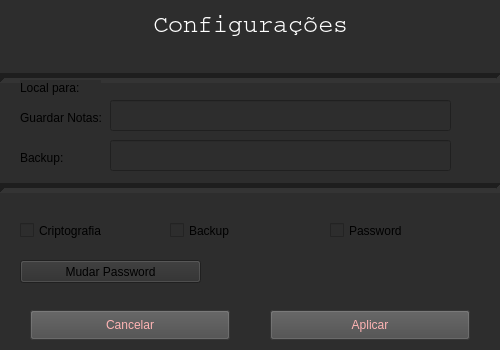
<?xml version="1.0" encoding="UTF-8"?>
<ui version="4.0">
 <class>MainWindow</class>
 <widget class="QMainWindow" name="MainWindow">
  <property name="geometry">
   <rect>
    <x>0</x>
    <y>0</y>
    <width>500</width>
    <height>350</height>
   </rect>
  </property>
  <property name="minimumSize">
   <size>
    <width>500</width>
    <height>350</height>
   </size>
  </property>
  <property name="maximumSize">
   <size>
    <width>500</width>
    <height>350</height>
   </size>
  </property>
  <property name="windowTitle">
   <string>MainWindow</string>
  </property>
  <property name="styleSheet">
   <string notr="true">background-color: rgb(45, 45, 45);</string>
  </property>
  <widget class="QWidget" name="centralwidget">
   <widget class="QLabel" name="label">
    <property name="geometry">
     <rect>
      <x>10</x>
      <y>10</y>
      <width>481</width>
      <height>31</height>
     </rect>
    </property>
    <property name="font">
     <font>
      <family>Courier</family>
      <pointsize>19</pointsize>
     </font>
    </property>
    <property name="styleSheet">
     <string notr="true">
color: rgb(255, 255, 255);</string>
    </property>
    <property name="text">
     <string>Configurações</string>
    </property>
    <property name="textFormat">
     <enum>Qt::RichText</enum>
    </property>
    <property name="alignment">
     <set>Qt::AlignHCenter|Qt::AlignTop</set>
    </property>
   </widget>
   <widget class="QPushButton" name="aplicar">
    <property name="geometry">
     <rect>
      <x>270</x>
      <y>310</y>
      <width>200</width>
      <height>30</height>
     </rect>
    </property>
    <property name="styleSheet">
     <string notr="true">color: rgb(255, 180, 180);
background-color: rgb(75, 75, 75);</string>
    </property>
    <property name="text">
     <string>Aplicar</string>
    </property>
   </widget>
   <widget class="QLabel" name="label_3">
    <property name="geometry">
     <rect>
      <x>20</x>
      <y>110</y>
      <width>81</width>
      <height>16</height>
     </rect>
    </property>
    <property name="text">
     <string>Guardar Notas:</string>
    </property>
   </widget>
   <widget class="QLabel" name="label_4">
    <property name="geometry">
     <rect>
      <x>20</x>
      <y>150</y>
      <width>51</width>
      <height>16</height>
     </rect>
    </property>
    <property name="text">
     <string>Backup:</string>
    </property>
   </widget>
   <widget class="QLineEdit" name="local_guardar_notas">
    <property name="geometry">
     <rect>
      <x>110</x>
      <y>100</y>
      <width>341</width>
      <height>31</height>
     </rect>
    </property>
    <property name="text">
     <string/>
    </property>
   </widget>
   <widget class="QLineEdit" name="local_backup">
    <property name="geometry">
     <rect>
      <x>110</x>
      <y>140</y>
      <width>341</width>
      <height>31</height>
     </rect>
    </property>
    <property name="text">
     <string/>
    </property>
   </widget>
   <widget class="Line" name="line">
    <property name="geometry">
     <rect>
      <x>0</x>
      <y>70</y>
      <width>501</width>
      <height>16</height>
     </rect>
    </property>
    <property name="lineWidth">
     <number>5</number>
    </property>
    <property name="orientation">
     <enum>Qt::Horizontal</enum>
    </property>
   </widget>
   <widget class="QLabel" name="label_2">
    <property name="geometry">
     <rect>
      <x>20</x>
      <y>80</y>
      <width>81</width>
      <height>16</height>
     </rect>
    </property>
    <property name="text">
     <string>Local para:</string>
    </property>
   </widget>
   <widget class="Line" name="line_2">
    <property name="geometry">
     <rect>
      <x>0</x>
      <y>180</y>
      <width>501</width>
      <height>16</height>
     </rect>
    </property>
    <property name="lineWidth">
     <number>5</number>
    </property>
    <property name="orientation">
     <enum>Qt::Horizontal</enum>
    </property>
   </widget>
   <widget class="QPushButton" name="mudar_password">
    <property name="geometry">
     <rect>
      <x>20</x>
      <y>260</y>
      <width>181</width>
      <height>23</height>
     </rect>
    </property>
    <property name="text">
     <string>Mudar Password</string>
    </property>
   </widget>
   <widget class="QCheckBox" name="criptografia">
    <property name="geometry">
     <rect>
      <x>20</x>
      <y>220</y>
      <width>101</width>
      <height>21</height>
     </rect>
    </property>
    <property name="text">
     <string>Criptografia</string>
    </property>
   </widget>
   <widget class="QCheckBox" name="backup">
    <property name="geometry">
     <rect>
      <x>170</x>
      <y>220</y>
      <width>101</width>
      <height>21</height>
     </rect>
    </property>
    <property name="text">
     <string>Backup</string>
    </property>
   </widget>
   <widget class="QCheckBox" name="password">
    <property name="geometry">
     <rect>
      <x>330</x>
      <y>220</y>
      <width>101</width>
      <height>21</height>
     </rect>
    </property>
    <property name="text">
     <string>Password</string>
    </property>
   </widget>
   <widget class="QPushButton" name="cancelar">
    <property name="geometry">
     <rect>
      <x>30</x>
      <y>310</y>
      <width>200</width>
      <height>30</height>
     </rect>
    </property>
    <property name="styleSheet">
     <string notr="true">color: rgb(255, 180, 180);
background-color: rgb(75, 75, 75);</string>
    </property>
    <property name="text">
     <string>Cancelar</string>
    </property>
   </widget>
  </widget>
 </widget>
 <resources/>
 <connections/>
</ui>
